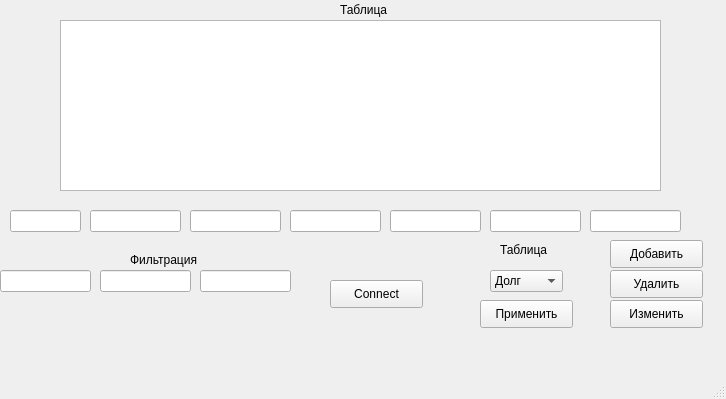
<?xml version="1.0" encoding="UTF-8"?>
<ui version="4.0">
 <class>admin</class>
 <widget class="QMainWindow" name="admin">
  <property name="geometry">
   <rect>
    <x>0</x>
    <y>0</y>
    <width>726</width>
    <height>399</height>
   </rect>
  </property>
  <property name="windowTitle">
   <string>MainWindow</string>
  </property>
  <widget class="QWidget" name="centralwidget">
   <widget class="QLineEdit" name="login_8">
    <property name="geometry">
     <rect>
      <x>590</x>
      <y>210</y>
      <width>91</width>
      <height>22</height>
     </rect>
    </property>
   </widget>
   <widget class="QLineEdit" name="lineEdit">
    <property name="geometry">
     <rect>
      <x>10</x>
      <y>210</y>
      <width>71</width>
      <height>22</height>
     </rect>
    </property>
   </widget>
   <widget class="QLineEdit" name="login_4">
    <property name="geometry">
     <rect>
      <x>290</x>
      <y>210</y>
      <width>91</width>
      <height>22</height>
     </rect>
    </property>
   </widget>
   <widget class="QLabel" name="label_2">
    <property name="geometry">
     <rect>
      <x>130</x>
      <y>250</y>
      <width>81</width>
      <height>20</height>
     </rect>
    </property>
    <property name="acceptDrops">
     <bool>false</bool>
    </property>
    <property name="text">
     <string>Фильтрация</string>
    </property>
   </widget>
   <widget class="QLineEdit" name="login_7">
    <property name="geometry">
     <rect>
      <x>490</x>
      <y>210</y>
      <width>91</width>
      <height>22</height>
     </rect>
    </property>
   </widget>
   <widget class="QPushButton" name="pushButton_3">
    <property name="geometry">
     <rect>
      <x>610</x>
      <y>300</y>
      <width>93</width>
      <height>28</height>
     </rect>
    </property>
    <property name="text">
     <string>Изменить</string>
    </property>
   </widget>
   <widget class="QLineEdit" name="login_3">
    <property name="geometry">
     <rect>
      <x>190</x>
      <y>210</y>
      <width>91</width>
      <height>22</height>
     </rect>
    </property>
   </widget>
   <widget class="QLineEdit" name="login_6">
    <property name="geometry">
     <rect>
      <x>390</x>
      <y>210</y>
      <width>91</width>
      <height>22</height>
     </rect>
    </property>
   </widget>
   <widget class="QLineEdit" name="login_10">
    <property name="geometry">
     <rect>
      <x>100</x>
      <y>270</y>
      <width>91</width>
      <height>22</height>
     </rect>
    </property>
   </widget>
   <widget class="QLabel" name="label">
    <property name="geometry">
     <rect>
      <x>340</x>
      <y>0</y>
      <width>55</width>
      <height>20</height>
     </rect>
    </property>
    <property name="acceptDrops">
     <bool>false</bool>
    </property>
    <property name="text">
     <string>Таблица</string>
    </property>
   </widget>
   <widget class="QLineEdit" name="login_11">
    <property name="geometry">
     <rect>
      <x>200</x>
      <y>270</y>
      <width>91</width>
      <height>22</height>
     </rect>
    </property>
   </widget>
   <widget class="QComboBox" name="comboBox">
    <property name="geometry">
     <rect>
      <x>490</x>
      <y>270</y>
      <width>73</width>
      <height>22</height>
     </rect>
    </property>
    <item>
     <property name="text">
      <string>Долг</string>
     </property>
    </item>
    <item>
     <property name="text">
      <string>Продажа</string>
     </property>
    </item>
    <item>
     <property name="text">
      <string>Работник</string>
     </property>
    </item>
    <item>
     <property name="text">
      <string>Склад</string>
     </property>
    </item>
    <item>
     <property name="text">
      <string>Тип</string>
     </property>
    </item>
    <item>
     <property name="text">
      <string>Товар</string>
     </property>
    </item>
    <item>
     <property name="text">
      <string>Клиент</string>
     </property>
    </item>
    <item>
     <property name="text">
      <string>Фирма</string>
     </property>
    </item>
   </widget>
   <widget class="QPushButton" name="pushButton_5">
    <property name="geometry">
     <rect>
      <x>330</x>
      <y>280</y>
      <width>93</width>
      <height>28</height>
     </rect>
    </property>
    <property name="text">
     <string>Connect</string>
    </property>
   </widget>
   <widget class="QLineEdit" name="login_9">
    <property name="geometry">
     <rect>
      <x>0</x>
      <y>270</y>
      <width>91</width>
      <height>22</height>
     </rect>
    </property>
   </widget>
   <widget class="QTableView" name="tableView">
    <property name="geometry">
     <rect>
      <x>60</x>
      <y>20</y>
      <width>601</width>
      <height>171</height>
     </rect>
    </property>
   </widget>
   <widget class="QPushButton" name="pushButton">
    <property name="geometry">
     <rect>
      <x>480</x>
      <y>300</y>
      <width>93</width>
      <height>28</height>
     </rect>
    </property>
    <property name="text">
     <string>Применить</string>
    </property>
   </widget>
   <widget class="QLineEdit" name="login_2">
    <property name="geometry">
     <rect>
      <x>90</x>
      <y>210</y>
      <width>91</width>
      <height>22</height>
     </rect>
    </property>
   </widget>
   <widget class="QPushButton" name="pushButton_2">
    <property name="geometry">
     <rect>
      <x>610</x>
      <y>240</y>
      <width>93</width>
      <height>28</height>
     </rect>
    </property>
    <property name="text">
     <string>Добавить</string>
    </property>
   </widget>
   <widget class="QPushButton" name="pushButton_4">
    <property name="geometry">
     <rect>
      <x>610</x>
      <y>270</y>
      <width>93</width>
      <height>28</height>
     </rect>
    </property>
    <property name="text">
     <string>Удалить</string>
    </property>
   </widget>
   <widget class="QLabel" name="label_3">
    <property name="geometry">
     <rect>
      <x>500</x>
      <y>240</y>
      <width>55</width>
      <height>20</height>
     </rect>
    </property>
    <property name="text">
     <string>Таблица</string>
    </property>
   </widget>
  </widget>
  <widget class="QMenuBar" name="menubar">
   <property name="geometry">
    <rect>
     <x>0</x>
     <y>0</y>
     <width>726</width>
     <height>26</height>
    </rect>
   </property>
  </widget>
  <widget class="QStatusBar" name="statusbar"/>
 </widget>
 <resources/>
 <connections/>
</ui>
